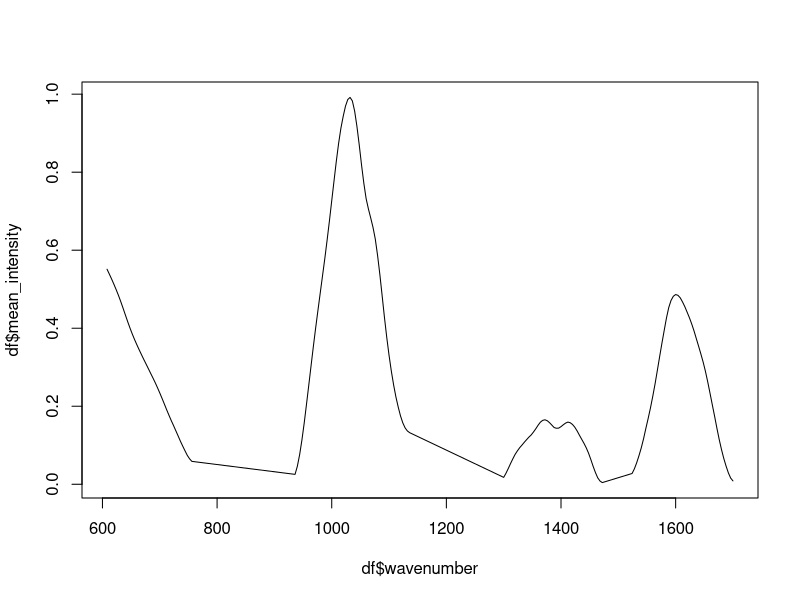
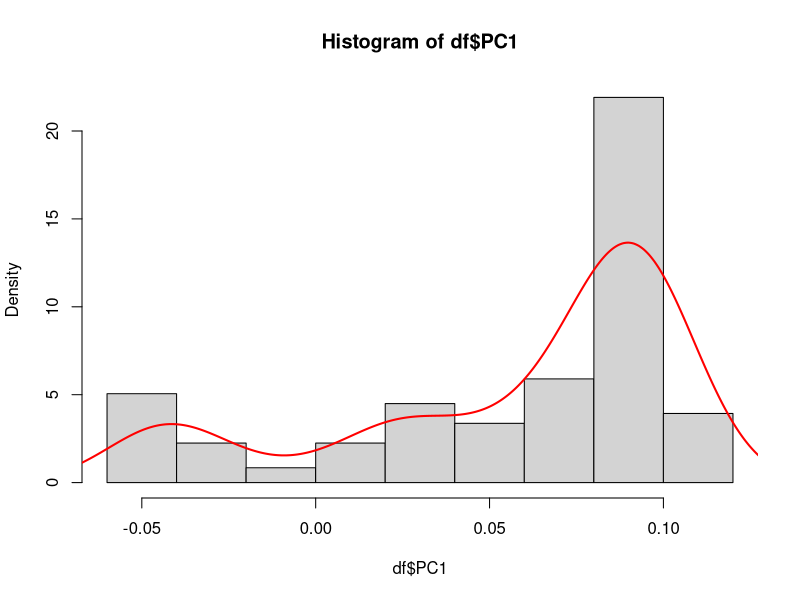
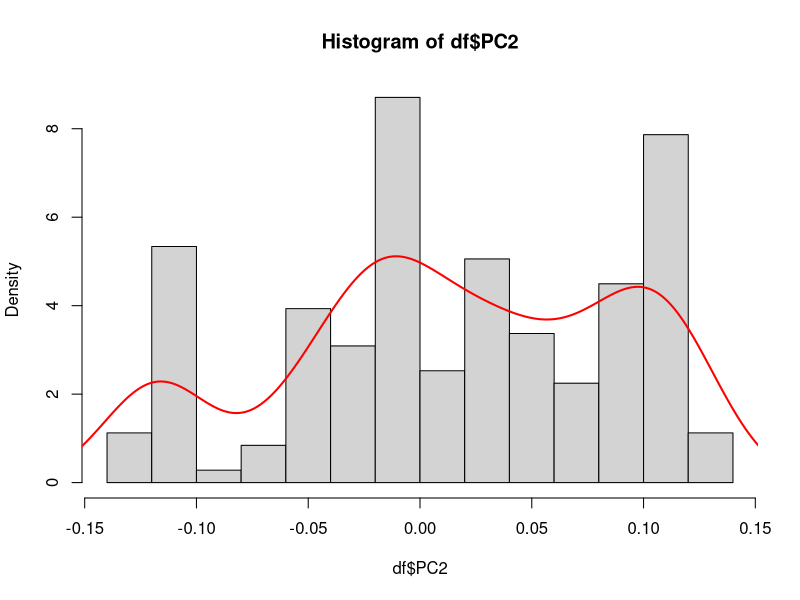
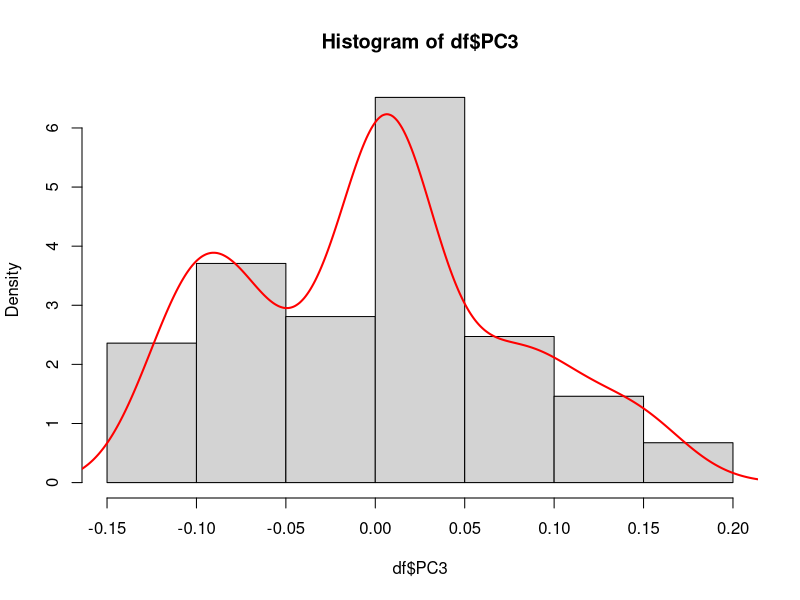
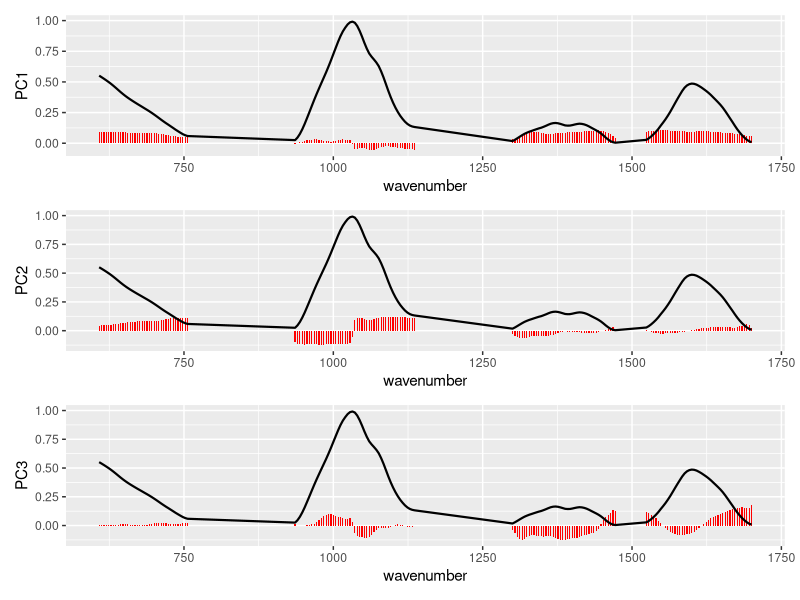
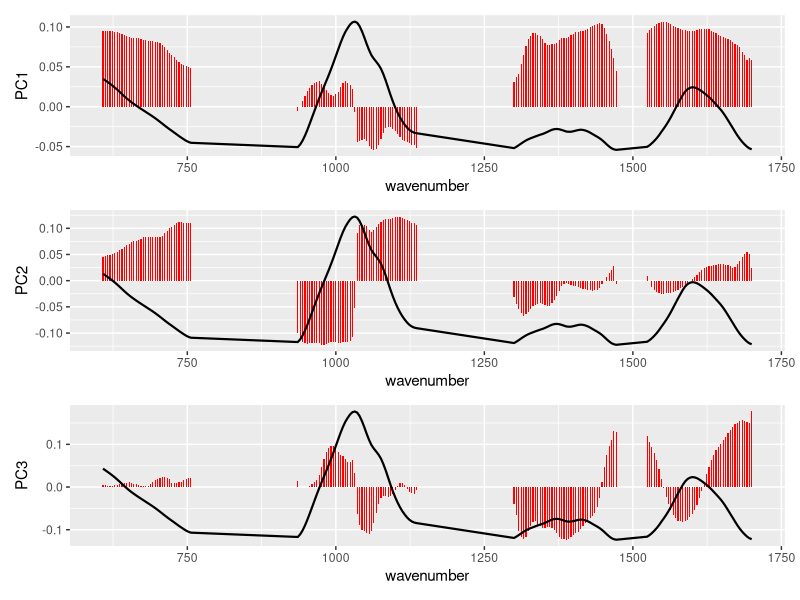
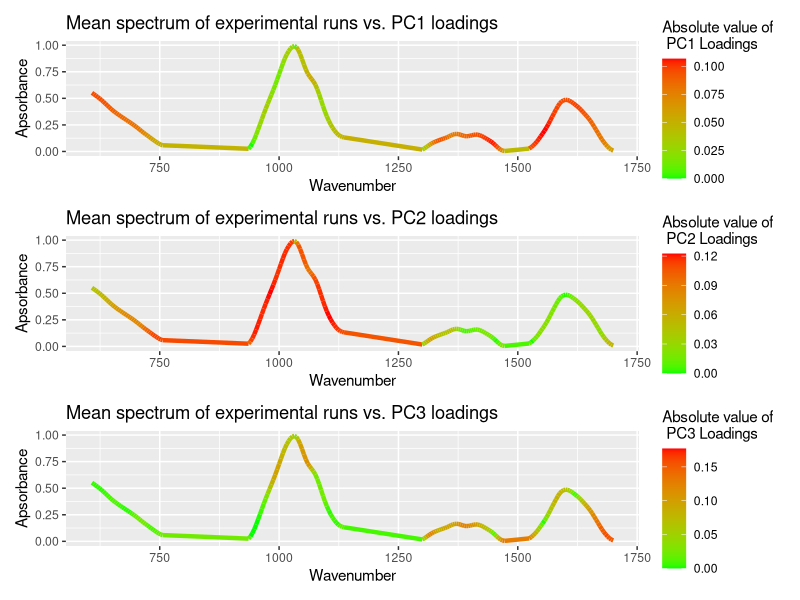

The R script that drew these images, in order:
#setup work directory
setwd("C:/Users/Lenovo/Documents/Programiranje/PhD/SpectralTool/datasets")

#import libraries
library(ggplot2)
library(dplyr)
library(scales)
library(patchwork)

df = read.csv("loadings_for_rainbow.csv")
View(df)


#sort
df <- df %>% arrange(wavenumber)

# make mean intensity column
df$mean_intensity <- rowMeans(df[, grep("^i\\d+$", names(df))])

# check the mean spectre
plot(df$wavenumber, df$mean_intensity, type="l")

# make sure everything is numeric
df[] = lapply(df, as.numeric)

# Distribution of loadings - p1
par(mfrow = c(1,1))
hist(df$PC1, freq = FALSE)
dens1 = density(df$PC1)
lines(dens1, lwd=2, col = "red")

# Distribution of loadings -p2
par(mfrow = c(1,1))
hist(df$PC2, freq = FALSE)
dens2 = density(df$PC2)
lines(dens2, lwd=2, col = "red")

# Distribution of loadings -p3
par(mfrow = c(1,1))
hist(df$PC3, freq = FALSE)
dens3 = density(df$PC3)
lines(dens3, lwd=2, col = "red")

# LOADINGS AND FTIR - UNSCALED
# p1
plot1_unscaled = ggplot(df, aes(x=wavenumber)) + 
  geom_bar(aes(y=PC1),
           stat = "identity",
           fill="red",
           width = 2) + 
  geom_line(aes(y = mean_intensity), 
            color = "black",
            size = 0.75)

# p2
plot2_unscaled = ggplot(df, aes(x=wavenumber)) + 
  geom_bar(aes(y=PC2),
           stat = "identity",
           fill="red",
           width = 2) + 
  geom_line(aes(y = mean_intensity), 
            color = "black",
            size = 0.75)

# p3
plot3_unscaled = ggplot(df, aes(x=wavenumber)) + 
  geom_bar(aes(y=PC3),
           stat = "identity",
           fill="red",
           width = 2) + 
  geom_line(aes(y = mean_intensity), 
            color = "black",
            size = 0.75)

# Combine and display plots
combined_plot_unscaled = plot1_unscaled / plot2_unscaled / plot3_unscaled
print(combined_plot_unscaled)

# LOADINGS AND FTIR - SCALED
# Spectrum and p1
mean_intensity_scaled_p1 =rescale(df$mean_intensity, 
                                  to = range(df$PC1, 
                                             na.rm = TRUE))
plot1 = ggplot(df, aes(x=wavenumber)) + 
  geom_bar(aes(y=PC1),
           stat = "identity",
           fill="red",
           width = 2) + 
  geom_line(aes(y = mean_intensity_scaled_p1), 
            color = "black",
            size = 0.75)

# Spectrum and p2
mean_intensity_scaled_p2 =rescale(df$mean_intensity, 
                                  to = range(df$PC2,
                                             na.rm = TRUE))
plot2 = ggplot(df, aes(x=wavenumber)) + 
  geom_bar(aes(y=PC2),
           stat = "identity",
           fill="red",
           width = 2) + 
  geom_line(aes(y = mean_intensity_scaled_p2), 
            color = "black",
            size = 0.75)

# Spectrum and p3
mean_intensity_scaled_p3 =rescale(df$mean_intensity, 
                                  to = range(df$PC3,
                                             na.rm = TRUE))
plot3 = ggplot(df, aes(x=wavenumber)) + 
  geom_bar(aes(y=PC3),
           stat = "identity",
           fill="red",
           width = 2) + 
  geom_line(aes(y = mean_intensity_scaled_p3), 
            color = "black",
            size = 0.75)

# Combine and display plots
combined_plot = plot1 / plot2 / plot3
print(combined_plot)

# RAINBOW PLOT
#p1
rainbow_plot_1 = ggplot(df, aes(x=wavenumber, y=mean_intensity)) +
geom_line(size=1.5, aes(colour = abs(PC1))) +
scale_color_gradient(limits = c(0, 
                                  abs(max(df$PC1))),
                       low="green",
                       high="red") +
labs(title = "Mean spectrum of experimental runs vs. PC1 loadings",
      x = "Wavenumber",
      y = "Apsorbance",
      color = "Absolute value of \n PC1 Loadings") 

#p2
rainbow_plot_2 = ggplot(df, aes(x=wavenumber, y=mean_intensity)) +
  geom_line(size=1.5, aes(colour = abs(PC2))) +
  scale_color_gradient(limits = c(0, 
                                  abs(max(df$PC2))),
                       low="green",
                       high="red") +
  labs(title = "Mean spectrum of experimental runs vs. PC2 loadings",
       x = "Wavenumber",
       y = "Apsorbance",
       color = "Absolute value of \n PC2 Loadings") 

#p3
rainbow_plot_3 = ggplot(df, aes(x=wavenumber, y=mean_intensity)) +
  geom_line(size=1.5, aes(colour = abs(PC3))) +
  scale_color_gradient(limits = c(0, 
                                  max(df$PC3)),
                       low="green",
                       high="red") +
  labs(title = "Mean spectrum of experimental runs vs. PC3 loadings",
       x = "Wavenumber",
       y = "Apsorbance",
       color = "Absolute value of \n PC3 Loadings") 


# Combine and display rainbow plots
combined_rainbow_plot = rainbow_plot_1 / rainbow_plot_2 / rainbow_plot_3
print(combined_rainbow_plot)

  